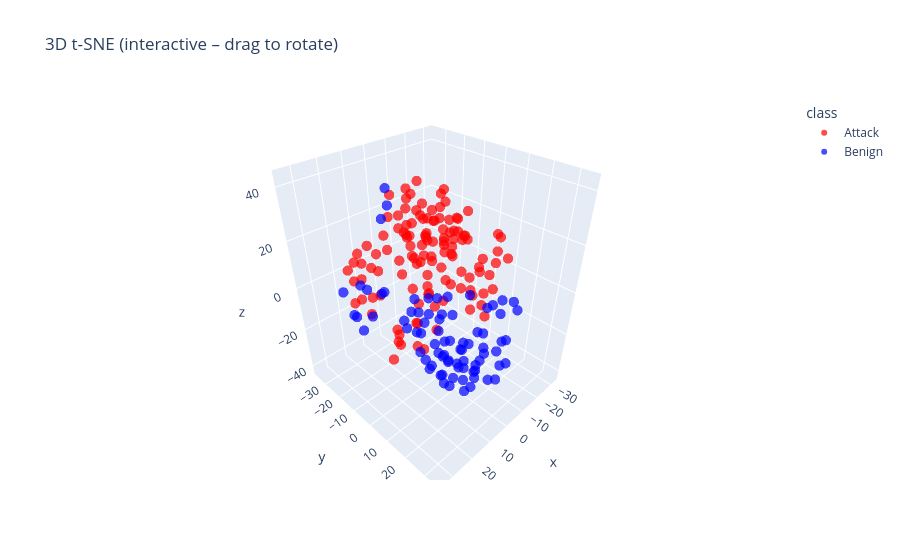

Here is the notebook cell this chart was saved with:
### Code cell
# =====================================================================
# MULTI‑ANGLE VISUALISATION CELL (with Confusion Matrix)
# (run this after computing embeddings and labels)
# =====================================================================

import matplotlib.pyplot as plt
import seaborn as sns
import pandas as pd
import plotly.express as px
import plotly.figure_factory as ff
from sklearn.decomposition import PCA
from sklearn.manifold import TSNE
from sklearn.model_selection import train_test_split
from sklearn.neighbors import KNeighborsClassifier
from sklearn.metrics import confusion_matrix, ConfusionMatrixDisplay, classification_report
import os
import numpy as np

#  Standardise embeddings (already done in your script) 
# emb_scaled and labels are assumed to exist from earlier code.

#  1. 2D t-SNE (static) 
print("Computing 2D t-SNE...")
tsne_2d = TSNE(n_components=2, random_state=42, perplexity=min(30, len(labels)-1))
emb_2d = tsne_2d.fit_transform(emb_scaled)

plt.figure(figsize=(8, 6))
colors = ['blue' if l == 0 else 'red' for l in labels]
plt.scatter(emb_2d[:, 0], emb_2d[:, 1], c=colors, alpha=0.7, edgecolors='k')
plt.title("2D t‑SNE of Validation Embeddings")
plt.xlabel("t‑SNE 1"); plt.ylabel("t‑SNE 2")
from matplotlib.patches import Patch
plt.legend(handles=[Patch(facecolor='blue', label='Benign'),
                    Patch(facecolor='red', label='Attack')])
plt.grid(alpha=0.3)
plt.tight_layout()
plt.savefig(os.path.join(DATA_DIR, "tsne_2d.png"), dpi=300, bbox_inches='tight')
plt.show()

# ---- 3D t-SNE (interactive) with smaller markers ----
print("Computing 3D t-SNE...")
tsne_3d = TSNE(n_components=3, random_state=42, perplexity=min(30, len(labels)-1))
emb_3d = tsne_3d.fit_transform(emb_scaled)

df_3d = pd.DataFrame(emb_3d, columns=['x', 'y', 'z'])
df_3d['class'] = ['Benign' if l==0 else 'Attack' for l in labels]

fig = px.scatter_3d(
    df_3d, x='x', y='y', z='z', color='class',
    title="3D t‑SNE (interactive – drag to rotate)",
    color_discrete_map={'Benign':'blue', 'Attack':'red'},
    opacity=0.7                # <-- adds transparency
)
# Manually set marker size to a smaller value (default ~6-8)
fig.update_traces(marker=dict(size=6))

fig.show()
fig.write_html(os.path.join(DATA_DIR, "tsne_3d.html"))


#  5. Confusion Matrix (static + interactive) 
print("Computing confusion matrix...")
X_train, X_test, y_train, y_test = train_test_split(
    emb_scaled, labels, random_state=42, stratify=labels
)

# Find the best k (optional) but use k=5 as in your SSL eval
k = min(5, len(np.unique(y_train)) - 1)  # fallback if only one class
if k < 1:
    k = 1
knn = KNeighborsClassifier(n_neighbors=k)
knn.fit(X_train, y_train)
y_pred = knn.predict(X_test)

#  Binary confusion matrix 
cm = confusion_matrix(y_test, y_pred)
class_names = ['Benign', 'Attack']

# Static Matplotlib
fig, ax = plt.subplots(figsize=(6, 5))
disp = ConfusionMatrixDisplay(confusion_matrix=cm, display_labels=class_names)
disp.plot(ax=ax, cmap='Blues', values_format='d')
plt.title("Confusion Matrix Binary")
plt.tight_layout()
plt.savefig(os.path.join(DATA_DIR, "confusion_matrix_binary.png"), dpi=300, bbox_inches='tight')
plt.show()

try:
    if 'probe_graphs' in locals() and len(probe_graphs) == len(labels):
        attack_names_all = []
        for g in probe_graphs:
            if hasattr(g, 'edge_attack_names') and g.edge_attack_names:
                # get the first attack name (exclude 'Benign' if present)
                names = [n for n in g.edge_attack_names if n != 'Benign']
                attack_names_all.append(names[0] if names else 'Benign')
            else:
                attack_names_all.append('Benign')
        indices = np.arange(len(labels))
        _, test_indices, _, _ = train_test_split(
            indices, labels, random_state=42, stratify=labels
        )
        y_names_test = [attack_names_all[i] for i in test_indices]
        X_train_names, X_test_names, y_train_names, y_test_names = train_test_split(
            emb_scaled, attack_names_all, random_state=42, stratify=labels
        )
        knn_names = KNeighborsClassifier(n_neighbors=k)
        knn_names.fit(X_train_names, y_train_names)
        y_pred_names = knn_names.predict(X_test_names)
        
        # Compute confusion matrix for attack names
        unique_names = sorted(set(y_test_names))
        cm_names = confusion_matrix(y_test_names, y_pred_names, labels=unique_names)
        # Display
        fig, ax = plt.subplots(figsize=(10, 8))
        disp_names = ConfusionMatrixDisplay(confusion_matrix=cm_names, display_labels=unique_names)
        disp_names.plot(ax=ax, cmap='Blues', values_format='d', xticks_rotation=45)
        plt.title("Per‑Attack Confusion Matrix")
        plt.tight_layout()
        plt.savefig(os.path.join(DATA_DIR, "confusion_matrix_per_attack.png"), dpi=300, bbox_inches='tight')
        plt.show()
        
except Exception as e:
    print(f"Could not generate per‑attack confusion matrix: {e}")

### Figure 1 — Plotly figure (JSON) as saved in the notebook; plotly's stock layout.template omitted (floating-point values rounded to 4 significant figures)
{"data": [{"hovertemplate": "class=Attack<br>x=%{x}<br>y=%{y}<br>z=%{z}<extra></extra>", "legendgroup": "Attack", "marker": {"color": "red", "opacity": 0.7, "size": 6, "symbol": "circle"}, "mode": "markers", "name": "Attack", "scene": "scene", "showlegend": true, "type": "scatter3d", "x": [-1.367, 17.69, 34.37, 29.92, 33.98, -32.43, -32.45, -23.41, -26.9, -28.12, -30.11, -31.14, -30.4, 27.47, 27.4, 22.17, 22.97, 29.85, -2.136, 10.73, 1.597, 8.793, -2.418, 17.82, 7.184, 5.196, 17.8, 14.36, 21.82, 3.282, 9.976, 3.461, 17.4, 12.45, 1.54, 16.98, 16.24, 20.14, 13.77, 9.001, 5.871, 3.79, 11.32, 13.84, 7.528, -2.355, 5.453, 22.88, 3.079, 1.977, -7.35, -18.05, -26.29, -13.12, -26.73, 10.65, 18.61, -3.579, 20.69, 24.81, -24.42, -19.57, -32.3, -22.39, -23.51, -11.95, -10.21, 9.432, 1.809, -11.66, -26.75, -12.76, -29.98, -16.57, -22.91, 4.782, 8.04, -8.89, 9.177, 25.4, -8.457, -23.23, -21.71, -17.15, -19.4, -18.55, -18.31, -18.02, -23.05, 26.53, -12.75, -9.158, -15.11, -10.89, 3.991, 9.638, -17.17, 22.21, 27.2, -3.796, 3.236, 2.167, -17.29, -18.72, -21.45, -19.07, -9.106, -11.84, -2.584, -5.925, 0.5362, 7.339, -15.42, -27.11, -18.92, 10.69, 15.74, -11.77, 20.13, 26.78, -7.592], "y": [-17.71, 3.958, 14.71, 23.79, 18.02, 1.864, 7.18, 9.236, 5.353, -8.61, -4.823, 2.013, -2.199, 18.29, 17.89, 21.29, 13.58, 11.78, 3.411, -8.041, -14.79, -1.222, 10.01, -4.59, 2.002, 13.57, 12.97, 6.254, 5.771, -9.974, 7.074, -3.765, -8.018, 14.68, 3.873, -27.8, -1.999, 8.749, -0.2065, -5.97, -18.0, 4.304, 5.966, -0.8258, 13.25, -1.233, -4.328, 0.4441, 24.71, 18.12, 6.981, -9.663, -24.9, -9.906, -15.12, -27.34, -26.57, -22.21, -7.956, -8.227, -21.23, -29.87, -20.85, -7.986, -26.42, -17.8, -2.064, 4.173, -9.264, -26.48, -29.34, -16.51, -20.39, -25.52, -18.73, -29.47, -35.96, 5.283, 11.51, 6.499, -20.05, 5.642, 1.316, 6.452, 10.94, 0.2244, -4.785, 1.053, 2.827, 8.504, -14.48, -24.4, -20.39, -16.54, -30.96, -27.25, -34.46, -16.05, -9.824, -12.32, 4.691, 8.35, -24.6, -12.47, -17.43, -15.54, -24.91, -18.61, -15.63, -9.099, 11.55, 10.74, -23.73, -12.78, -20.78, -34.23, -34.6, -35.18, -13.36, -14.89, -0.4543], "z": [34.42, 34.92, -1.799, 5.5, 6.199, 4.033, 2.931, 16.88, 15.35, -11.6, -7.82, -13.97, -17.91, 1.638, 10.63, 6.909, 5.478, 5.845, 24.68, 31.49, 28.72, 34.96, 25.85, 34.6, 24.73, 31.65, 21.22, 21.38, 19.94, 36.18, 38.25, 29.24, 26.6, 30.3, 41.46, 7.394, 19.14, 27.18, 40.92, 23.41, 34.13, 32.43, 30.48, 28.33, 24.45, 37.25, 42.93, 26.96, 3.373, 7.95, 21.32, 3.005, 16.76, 11.67, 14.69, 12.22, 0.2196, 14.49, 4.192, -1.936, 8.43, 13.58, 11.13, 11.36, 0.9084, 19.1, 20.29, 8.546, 8.33, 13.98, 8.667, 2.213, 1.929, 21.24, 22.22, -2.795, -0.6134, 30.98, 6.056, -5.261, -21.43, -1.365, 1.076, 9.074, 8.225, -9.095, -10.46, -18.25, -17.71, -0.1278, -22.16, -15.93, -19.33, -15.84, 4.241, 1.956, 3.073, 7.892, 4.857, 12.81, 13.63, 7.882, 7.07, 17.95, 0.2172, 8.548, 5.172, 10.54, 6.159, 6.23, 13.83, 13.23, -1.519, 5.71, 14.61, 5.872, 0.1717, 8.444, 0.1842, 0.3405, 15.36]}, {"hovertemplate": "class=Benign<br>x=%{x}<br>y=%{y}<br>z=%{z}<extra></extra>", "legendgroup": "Benign", "marker": {"color": "blue", "opacity": 0.7, "size": 6, "symbol": "circle"}, "mode": "markers", "name": "Benign", "scene": "scene", "showlegend": true, "type": "scatter3d", "x": [4.521, -7.752, 9.462, 19.16, 2.151, 8.297, -14.26, 12.85, 1.923, -3.217, 7.732, 11.17, 6.464, 4.556, 5.182, 10.95, 8.075, -2.456, -2.229, 12.41, 13.16, -4.375, -0.9597, 11.15, 20.27, -9.302, 20.95, -11.46, 3.527, 0.2283, 0.6546, 14.06, 18.26, -5.739, -3.647, 12.71, 16.79, -3.225, -8.734, 2.488, 12.75, 3.485, -7.611, -2.212, 11.64, 3.078, 12.08, -12.6, 22.03, 23.16, -2.449, 5.121, 10.43, 0.5819, -6.382, 3.05, -7.196, -18.06, -5.216, -1.889, 8.669, 5.689, 0.00867, -3.653, 5.84, 10.32, 13.9, -17.45, 16.73, 19.85, 0.9483, -5.962, 6.143, 6.558, -2.388, -10.27, 6.469, 9.671, 2.23], "y": [29.42, 25.26, 23.84, 15.97, 14.73, -23.58, 26.1, -11.4, 21.49, 17.31, 34.78, 13.55, 26.71, 31.87, 17.81, 24.18, 20.99, 17.83, 12.28, 15.55, 28.69, 27.73, 32.46, 13.38, 25.53, 18.73, -31.53, 25.96, 12.05, 23.59, 22.88, 30.41, 22.91, 18.64, 29.69, 21.87, 19.65, 11.35, 13.1, -4.648, -5.147, -1.484, 4.94, 3.926, 2.78, 3.405, -32.46, 13.82, -18.59, -22.09, 5.328, 5.86, 0.3257, 2.386, -2.487, -23.21, 9.497, 16.6, 1.807, -7.128, -2.772, -8.958, -7.72, -1.448, -4.196, -19.22, -25.4, 16.77, -19.3, -25.64, 0.5068, -0.6454, -6.434, -10.92, -4.127, 3.321, 1.852, -18.72, 2.571], "z": [-22.01, -14.22, -5.359, -14.24, -18.79, -9.379, -2.83, 40.63, -24.84, -11.79, -15.5, -16.9, -13.14, -6.707, -11.36, -26.91, -19.62, -34.69, -39.78, -7.654, -19.64, -22.37, -15.59, -26.32, -16.16, -1.829, -6.233, 2.34, -34.59, -16.07, -6.644, -10.43, -7.563, -20.25, -8.228, -13.64, -21.87, -30.48, -35.36, -36.79, -10.1, -10.07, -41.57, -35.37, -12.11, -15.82, -7.744, -7.519, -17.38, -11.07, -9.953, -7.467, -4.445, -42.3, -38.59, 27.6, -0.9843, -5.336, -27.02, -8.29, -16.77, -11.85, -19.93, -14.19, -29.91, -5.258, -5.474, -11.45, -13.78, -15.92, -2.829, -6.332, -4.151, -20.87, -30.75, -33.96, -34.75, 26.1, -28.22]}], "layout": {"legend": {"title": {"text": "class"}, "tracegroupgap": 0}, "scene": {"domain": {"x": [0, 1], "y": [0, 1]}, "xaxis": {"title": {"text": "x"}}, "yaxis": {"title": {"text": "y"}}, "zaxis": {"title": {"text": "z"}}}, "title": {"text": "3D t‑SNE (interactive – drag to rotate)"}}}
